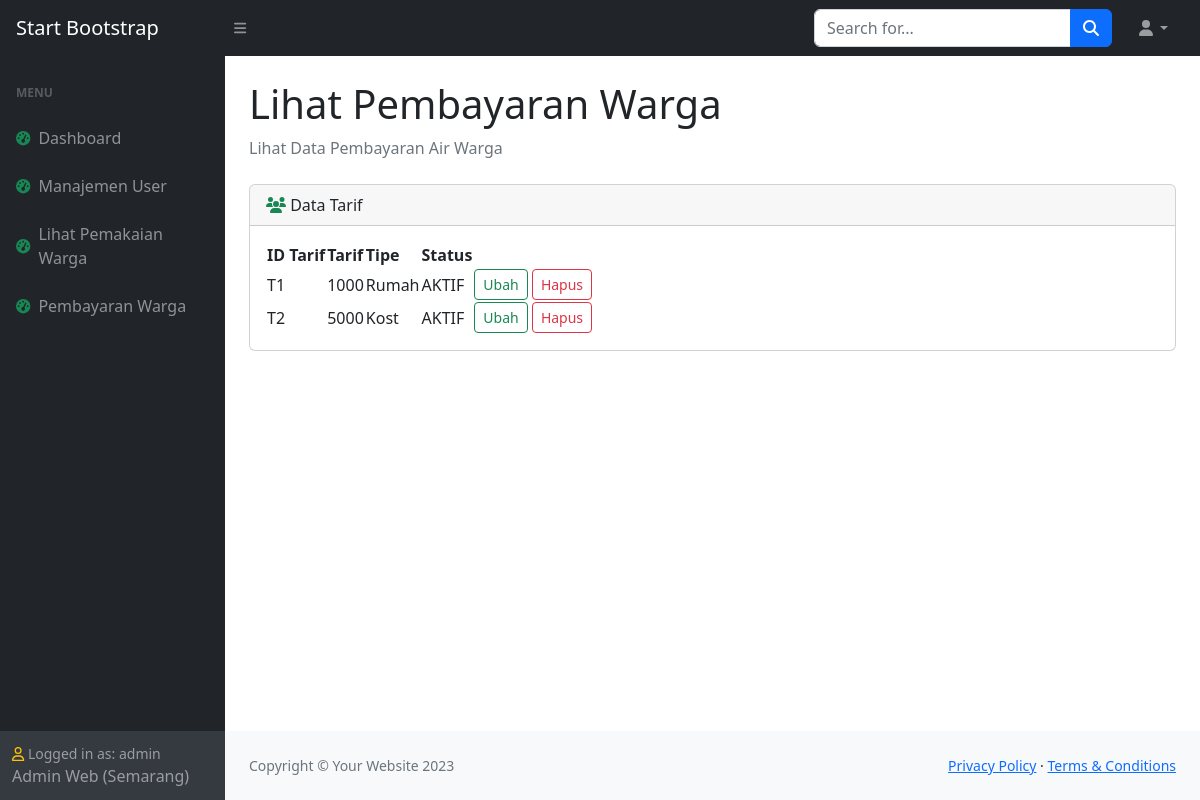
The page /login/index.php?p=pembayaran_warga (signed in) on the database its author committed.
### tables this page shows
CREATE TABLE `user` (
  `username` varchar(100) NOT NULL,
  `password` varchar(100) NOT NULL,
  `nama` varchar(200) NOT NULL,
  `alamat` text NOT NULL,
  `kota` varchar(50) NOT NULL,
  `telp` varchar(100) NOT NULL,
  `level` varchar(50) NOT NULL,
  `tipe` varchar(10) NOT NULL,
  `status` varchar(15) NOT NULL
);

CREATE TABLE `tarif` (
  `kd_tarif` char(3) NOT NULL,
  `tarif` mediumint(9) NOT NULL,
  `tipe` varchar(10) NOT NULL,
  `status` varchar(20) NOT NULL
);

### assets/func.php (called while the page is built, shortened)
<?php
class klas_air {
    function koneksi() {
        $koneksi=mysqli_connect("localhost", "user_air", "#Us3r_A1r_2025#", "air");
        return $koneksi;
    }
    function dt_user($sesi_user) {
        $q = mysqli_query($this->koneksi(), "SELECT nama, kota, level FROM user WHERE username='$sesi_user'");
        $d = mysqli_fetch_row($q);
        return $d;
    }
}
?>

### login/index.php (the view, shortened to what this page needs)
<?php
include '../assets/func.php';
$air = new klas_air;
$koneksi = $air->koneksi();
$dt_user = $air->dt_user($_SESSION['user']);
$level = $dt_user[2];
?>
<!DOCTYPE html>
<html lang="en">
    <head>
        <link href="https://cdn.jsdelivr.net/npm/simple-datatables@7.1.2/dist/style.min.css" rel="stylesheet" />
        <link href="../css/styles.css" rel="stylesheet" />
    </head>
    <body class="sb-nav-fixed">
        <nav class="sb-topnav navbar navbar-expand navbar-dark bg-dark">
            <a class="navbar-brand ps-3" href="index.html">Start Bootstrap</a>
            <button class="btn btn-link btn-sm order-1 order-lg-0 me-4 me-lg-0" id="sidebarToggle" href="#!"><i class="fas fa-bars"></i></button>
            <form class="d-none d-md-inline-block form-inline ms-auto me-0 me-md-3 my-2 my-md-0">
                <div class="input-group">
                    <input class="form-control" type="text" placeholder="Search for..." aria-label="Search for..." aria-describedby="btnNavbarSearch" />
                    <button class="btn btn-primary" id="btnNavbarSearch" type="button"><i class="fas fa-search"></i></button>
                </div>
            </form>
            <ul class="navbar-nav ms-auto ms-md-0 me-3 me-lg-4">
                <li class="nav-item dropdown">
                    <a class="nav-link dropdown-toggle" id="navbarDropdown" href="#" role="button" data-bs-toggle="dropdown" aria-expanded="false"><i class="fas fa-user fa-fw"></i></a>
                </li>
            </ul>
        </nav>
        <div id="layoutSidenav">
            <div id="layoutSidenav_nav">
                <nav class="sb-sidenav accordion sb-sidenav-dark" id="sidenavAccordion">
                    <div class="sb-sidenav-menu">
                        <div class="nav">
                            <div class="sb-sidenav-menu-heading">Menu</div>
                            <a class="nav-link" href="index.php">
                                <div class="sb-nav-link-icon"><i class="fas fa-tachometer-alt fa-spin text-success"></i></div>
                                Dashboard
                            </a>
                            <?php
                            if($level=="admin") {
                            ?>
                                <a class="nav-link" href="index.php?p=user">
                                    <div class="sb-nav-link-icon"><i class="fas fa-tachometer-alt fa-spin text-success"></i></div>
                                    Manajemen User
                                </a>
                                <a class="nav-link" href="index.php?p=catat_meter">
                                    <div class="sb-nav-link-icon"><i class="fas fa-tachometer-alt fa-spin text-success"></i></div>
                                    Lihat Pemakaian Warga
                                </a>
                                <a class="nav-link" href="index.php?p=pembayaran_warga">
                                    <div class="sb-nav-link-icon"><i class="fas fa-tachometer-alt fa-spin text-success"></i></div>
                                    Pembayaran Warga
                                </a>
                                    <?php
                            }
                            ?>
                        </div>
                    </div>
                    <div class="sb-sidenav-footer">
                        <div class="small"><i class="fa-regular fa-user fa-flip text-warning"></i> Logged in as: <?php echo $dt_user[2]?> </div>
                        <?php echo $dt_user[0].' ('. $dt_user[1].')'; ?>
                    </div>
                </nav>
            </div>
            <div id="layoutSidenav_content">
                <main>
                    <div class="container-fluid px-4">
                        <?php
                        $e = explode("=", $_SERVER['REQUEST_URI']);
                        if (!empty($e[1])) {
                            if ($e[1] == "user" || $e[1] == "user_edit&user") {
                                $h1 = "Manajemen User";
                                $li = "Menu untuk CRUD User";
                            } elseif ($e[1] == "pemakaian_warga") {
                                $h1 = "Lihat Pemakaian Warga";
                                $li = "Lihat Data Pemakaian Air Warga";
                            } elseif ($e[1] == "pembayaran_warga" || $e[1] == "tarif_edit&kd_tarif") {
                                $h1 = "Lihat Pembayaran Warga";
                                $li = "Lihat Data Pembayaran Air Warga";
                            } elseif ($e[1] == "ubah_datameter_warga") {
                                $h1 = "Ubah Datameter Warga";
                                $li = "Ubah Datameter Air Warga";
                            } elseif ($e[1] == "catat_meter" || $e[1] == "meter_edit&no") {
                                $h1 = "Catat Meteran Warga";
                                $li = "Pencatatatan Meteran Air Warga";
                            }
                        }
                        else {
                            $h1 = "Dashboard";
                            $li = "Dashboard";
                        }
                        ?>
                        <h1 class="mt-4"><?php echo $h1?></h1>
                        <ol class="breadcrumb mb-4">
                            <li class="breadcrumb-item active"><?php echo $li?></li>
                        </ol>
                        <div class="card mb-4" id="tarif_list">
                            <div class="card-header">
                                <i class="fa-solid fa-users text-success fa-fade"></i>
                                Data Tarif
                            </div>
                            <div class="card-body">
                                <table id="tabel_tarif">
                                    <thead>
                                        <tr>
                                            <th>ID Tarif</th>
                                            <th>Tarif</th>
                                            <th>Tipe</th>
                                            <th>Status</th>
                                            <th></th>
                                        </tr>
                                    </thead>
                                    <tbody>
                                        <?php
                                        $q = mysqli_query($koneksi, "SELECT kd_tarif, tarif, tipe, status FROM tarif ORDER BY kd_tarif ASC");
                                        while ($d = mysqli_fetch_row($q)) {
                                            $kd_tarif = $d[0];
                                            $tarif = $d[1];
                                            $tipe = $d[2];
                                            $status = $d[3];
                                            echo "<tr>";
                                            echo "<td>$kd_tarif</td>";
                                            echo "<td>$tarif</td>";
                                            echo "<td>$tipe</td>";
                                            echo "<td>$status</td>";
                                            echo "<td>
                                                    <a href=index.php?p=tarif_edit&kd_tarif=$kd_tarif><button type=button class='btn btn-outline-success btn-sm'>Ubah</button></a>
                                                    <button type='button' class='btn btn-outline-danger btn-sm' data-bs-toggle='modal' data-bs-target='#hapusTarifModal' data-tarif='$kd_tarif'>Hapus</button>
                                                </td>";
                                            echo "</tr>";
                                        }
                                        ?>
                                    </tbody>
                                </table>
                            </div>
                        </div>
                    </div>
                </main>
                <footer class="py-4 bg-light mt-auto">
                    <div class="container-fluid px-4">
                        <div class="d-flex align-items-center justify-content-between small">
                            <div class="text-muted">Copyright &copy; Your Website 2023</div>
                            <div>
                                <a href="#">Privacy Policy</a>
                                &middot;
                                <a href="#">Terms &amp; Conditions</a>
                            </div>
                        </div>
                    </div>
                </footer>
            </div>
        </div>
    </body>
</html>

### rows shown on the page
user: level "admin", nama "Admin Web", kota "Semarang"
tarif: kd_tarif "T1", tarif "1000", tipe "Rumah", status "AKTIF"
tarif: kd_tarif "T2", tarif "5000", tipe "Kost", status "AKTIF"

### other values the page prints
$h1 "Lihat Pembayaran Warga"
$li "Lihat Data Pembayaran Air Warga"
